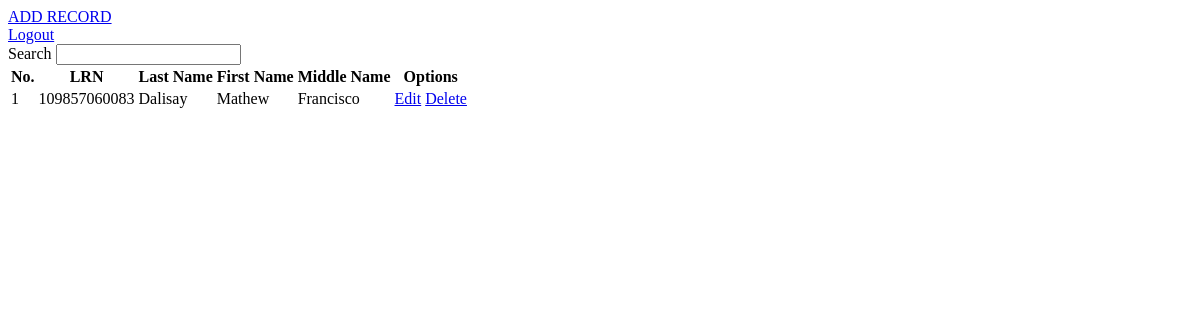
Page /index.php (signed in) on the earlier database version.
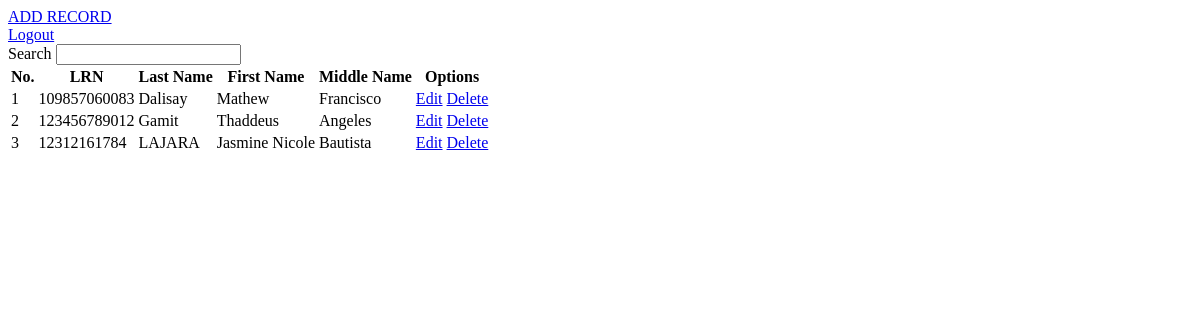
Same page on the later database version.
### tables this page shows
CREATE TABLE `learners_personal_infos` (
  `id` int(11) NOT NULL,
  `lrn` varchar(50) NOT NULL,
  `last_name` varchar(50) NOT NULL,
  `first_name` varchar(50) NOT NULL,
  `middle_name` varchar(50) NOT NULL,
  `suffix` varchar(50) NOT NULL,
  `birth_date` date NOT NULL,
  `sex` varchar(50) NOT NULL,
  `date_time_created` datetime NOT NULL,
  `date_time_updated` datetime NOT NULL,
  `remarks` varchar(50) NOT NULL
);

### index.php (the view, shortened to what this page needs)
<?php
include('connection.php');
?>
<!DOCTYPE html>
<html lang="en">
<head>
</head>
<body>
<a href="addrecord.php"> ADD RECORD </a> <br>
<a href="logout.php"> Logout</a>
<form action="" method="POST">
    <label for="">Search</label>
    <input type="text" name="search_student" >
</form>
<table>
    <thead>
        <tr>
            <th>No.</th>
            <th>LRN</th>
            <th>Last Name</th>
            <th>First Name</th>
            <th>Middle Name</th>
            <th>Options</th>
        </tr>
    </thead>
    <tbody>
        <?php
            $sql = "SELECT * FROM learners_personal_infos";
            $run = mysqli_query($conn,$sql);
            if(mysqli_num_rows($run) > 0){
                $number = 0;
                foreach($run as $row){
                $number++;
                    ?>
                        <tr>
                            <td><?php echo $number?></td>
                            <td><?php echo $row ['lrn']?></td>
                            <td><?php echo $row ['last_name']?></td>
                            <td><?php echo $row ['first_name']?></td>
                            <td><?php echo $row ['middle_name']?></td>
                            <td>
                                <a href="edit-students.php?lrn=<?php echo $row ['lrn'] ?>">Edit</a>
                                <a href="delete-students.php?lrn=<?php echo $row ['lrn']?>">Delete</a>
                            </td>
                        </tr>
                    <?php
                }
            }
    ?>
    </tbody>
</table>
</body>
</html>

Differences in the rows shown:
added learners_personal_infos: lrn "123456789012", last_name "Gamit", first_name "Thaddeus", middle_name "Angeles"
added learners_personal_infos: lrn "12312161784", last_name "LAJARA", first_name "Jasmine Nicole", middle_name "Bautista"
